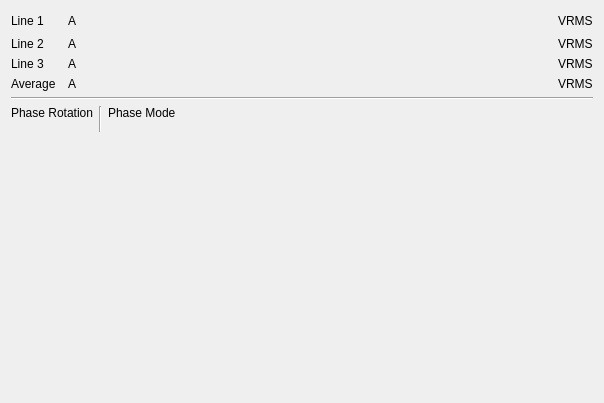
<?xml version="1.0" encoding="UTF-8"?>
<ui version="4.0">
 <class>Form</class>
 <widget class="QWidget" name="Form">
  <property name="geometry">
   <rect>
    <x>0</x>
    <y>0</y>
    <width>604</width>
    <height>403</height>
   </rect>
  </property>
  <property name="windowTitle">
   <string>Form</string>
  </property>
  <property name="can_file" stdset="0">
   <string>example.sym</string>
  </property>
  <property name="style_small" stdset="0">
   <bool>true</bool>
  </property>
  <layout class="QVBoxLayout" name="verticalLayout">
   <item>
    <layout class="QGridLayout" name="gridLayout">
     <item row="2" column="5">
      <widget class="QLabel" name="label_33">
       <property name="text">
        <string>VRMS</string>
       </property>
      </widget>
     </item>
     <item row="3" column="5">
      <widget class="QLabel" name="label_34">
       <property name="text">
        <string>VRMS</string>
       </property>
      </widget>
     </item>
     <item row="4" column="0">
      <widget class="QLabel" name="label_20">
       <property name="text">
        <string>Average</string>
       </property>
      </widget>
     </item>
     <item row="2" column="1">
      <widget class="CompactEpc" name="compactepc_26">
       <property name="frame" stdset="0">
        <string>StatusLineCurrents</string>
       </property>
       <property name="signal" stdset="0">
        <string>L2Current_measured</string>
       </property>
       <property name="label_override" stdset="0">
        <string>Line 2</string>
       </property>
       <property name="label_visible" stdset="0">
        <bool>false</bool>
       </property>
       <property name="units_visible" stdset="0">
        <bool>false</bool>
       </property>
      </widget>
     </item>
     <item row="1" column="4">
      <widget class="CompactEpc" name="compactepc_29">
       <property name="frame" stdset="0">
        <string>StatusLineVoltages</string>
       </property>
       <property name="signal" stdset="0">
        <string>L1Voltage_measured</string>
       </property>
       <property name="label_override" stdset="0">
        <string>L1</string>
       </property>
       <property name="label_visible" stdset="0">
        <bool>false</bool>
       </property>
       <property name="units_visible" stdset="0">
        <bool>false</bool>
       </property>
      </widget>
     </item>
     <item row="4" column="4">
      <widget class="CompactEpc" name="compactepc_32">
       <property name="frame" stdset="0">
        <string>StatusACParameters</string>
       </property>
       <property name="signal" stdset="0">
        <string>VoltageAC_measured</string>
       </property>
       <property name="label_override" stdset="0">
        <string>Average</string>
       </property>
       <property name="label_visible" stdset="0">
        <bool>false</bool>
       </property>
       <property name="units_visible" stdset="0">
        <bool>false</bool>
       </property>
      </widget>
     </item>
     <item row="1" column="0">
      <widget class="QLabel" name="label_17">
       <property name="text">
        <string>Line 1</string>
       </property>
      </widget>
     </item>
     <item row="4" column="1">
      <widget class="CompactEpc" name="compactepc_28">
       <property name="frame" stdset="0">
        <string>StatusACParameters</string>
       </property>
       <property name="signal" stdset="0">
        <string>CurrentAC_measured</string>
       </property>
       <property name="label_override" stdset="0">
        <string>Average</string>
       </property>
       <property name="label_visible" stdset="0">
        <bool>false</bool>
       </property>
       <property name="units_visible" stdset="0">
        <bool>false</bool>
       </property>
      </widget>
     </item>
     <item row="3" column="1">
      <widget class="CompactEpc" name="compactepc_27">
       <property name="frame" stdset="0">
        <string>StatusLineCurrents</string>
       </property>
       <property name="signal" stdset="0">
        <string>L3Current_measured</string>
       </property>
       <property name="label_override" stdset="0">
        <string>Line 3</string>
       </property>
       <property name="label_visible" stdset="0">
        <bool>false</bool>
       </property>
       <property name="units_visible" stdset="0">
        <bool>false</bool>
       </property>
      </widget>
     </item>
     <item row="3" column="0">
      <widget class="QLabel" name="label_19">
       <property name="text">
        <string>Line 3</string>
       </property>
      </widget>
     </item>
     <item row="4" column="5">
      <widget class="QLabel" name="label_35">
       <property name="text">
        <string>VRMS</string>
       </property>
      </widget>
     </item>
     <item row="2" column="0">
      <widget class="QLabel" name="label_18">
       <property name="text">
        <string>Line 2</string>
       </property>
      </widget>
     </item>
     <item row="4" column="2">
      <widget class="QLabel" name="label_27">
       <property name="text">
        <string>A</string>
       </property>
      </widget>
     </item>
     <item row="2" column="4">
      <widget class="CompactEpc" name="compactepc_30">
       <property name="frame" stdset="0">
        <string>StatusLineVoltages</string>
       </property>
       <property name="signal" stdset="0">
        <string>L2Voltage_measured</string>
       </property>
       <property name="label_override" stdset="0">
        <string>L2</string>
       </property>
       <property name="label_visible" stdset="0">
        <bool>false</bool>
       </property>
       <property name="units_visible" stdset="0">
        <bool>false</bool>
       </property>
      </widget>
     </item>
     <item row="1" column="1">
      <widget class="CompactEpc" name="compactepc_25">
       <property name="frame" stdset="0">
        <string>StatusLineCurrents</string>
       </property>
       <property name="signal" stdset="0">
        <string>L1Current_measured</string>
       </property>
       <property name="label_override" stdset="0">
        <string>Line 1</string>
       </property>
       <property name="label_visible" stdset="0">
        <bool>false</bool>
       </property>
       <property name="units_visible" stdset="0">
        <bool>false</bool>
       </property>
      </widget>
     </item>
     <item row="1" column="2">
      <widget class="QLabel" name="label_24">
       <property name="text">
        <string>A</string>
       </property>
      </widget>
     </item>
     <item row="1" column="5">
      <widget class="QLabel" name="label_32">
       <property name="text">
        <string>VRMS</string>
       </property>
      </widget>
     </item>
     <item row="3" column="4">
      <widget class="CompactEpc" name="compactepc_31">
       <property name="frame" stdset="0">
        <string>StatusLineVoltages</string>
       </property>
       <property name="signal" stdset="0">
        <string>L3Voltage_measured</string>
       </property>
       <property name="label_override" stdset="0">
        <string>L3</string>
       </property>
       <property name="label_visible" stdset="0">
        <bool>false</bool>
       </property>
       <property name="units_visible" stdset="0">
        <bool>false</bool>
       </property>
      </widget>
     </item>
     <item row="2" column="2">
      <widget class="QLabel" name="label_25">
       <property name="text">
        <string>A</string>
       </property>
      </widget>
     </item>
     <item row="3" column="2">
      <widget class="QLabel" name="label_26">
       <property name="text">
        <string>A</string>
       </property>
      </widget>
     </item>
     <item row="1" column="3">
      <spacer name="horizontalSpacer">
       <property name="orientation">
        <enum>Qt::Horizontal</enum>
       </property>
       <property name="sizeHint" stdset="0">
        <size>
         <width>40</width>
         <height>20</height>
        </size>
       </property>
      </spacer>
     </item>
    </layout>
   </item>
   <item>
    <widget class="Line" name="line_2">
     <property name="orientation">
      <enum>Qt::Horizontal</enum>
     </property>
    </widget>
   </item>
   <item>
    <layout class="QGridLayout" name="gridLayout_11" columnstretch="0,0,0,0,0,0,0,0">
     <item row="0" column="3" rowspan="3">
      <widget class="Line" name="line">
       <property name="orientation">
        <enum>Qt::Vertical</enum>
       </property>
      </widget>
     </item>
     <item row="0" column="4" colspan="3">
      <widget class="QLabel" name="label_7">
       <property name="text">
        <string>Phase Mode</string>
       </property>
      </widget>
     </item>
     <item row="2" column="1">
      <widget class="Led" name="led_44">
       <property name="sizePolicy">
        <sizepolicy hsizetype="Fixed" vsizetype="Fixed">
         <horstretch>0</horstretch>
         <verstretch>0</verstretch>
        </sizepolicy>
       </property>
       <property name="frame" stdset="0">
        <string>StatusBits</string>
       </property>
       <property name="signal" stdset="0">
        <string>PhaseRotation_echo</string>
       </property>
       <property name="label_visible" stdset="0">
        <bool>true</bool>
       </property>
       <property name="label_from_enumeration" stdset="0">
        <bool>true</bool>
       </property>
       <property name="on_value" stdset="0">
        <number>0</number>
       </property>
       <property name="automatic_off_color" stdset="0">
        <bool>true</bool>
       </property>
      </widget>
     </item>
     <item row="1" column="4" rowspan="2">
      <widget class="Toggle" name="toggle_10">
       <property name="sizePolicy">
        <sizepolicy hsizetype="Fixed" vsizetype="Preferred">
         <horstretch>0</horstretch>
         <verstretch>0</verstretch>
        </sizepolicy>
       </property>
       <property name="frame" stdset="0">
        <string>CommandModeControl</string>
       </property>
       <property name="signal" stdset="0">
        <string>EnableSplitPhase_command</string>
       </property>
       <property name="label_visible" stdset="0">
        <bool>false</bool>
       </property>
       <property name="tx" stdset="0">
        <bool>true</bool>
       </property>
       <property name="value_labels_visible" stdset="0">
        <bool>false</bool>
       </property>
      </widget>
     </item>
     <item row="0" column="0" colspan="3">
      <widget class="QLabel" name="label_6">
       <property name="text">
        <string>Phase Rotation</string>
       </property>
      </widget>
     </item>
     <item row="1" column="0" rowspan="2">
      <widget class="Toggle" name="toggle_9">
       <property name="sizePolicy">
        <sizepolicy hsizetype="Fixed" vsizetype="Preferred">
         <horstretch>0</horstretch>
         <verstretch>0</verstretch>
        </sizepolicy>
       </property>
       <property name="frame" stdset="0">
        <string>CommandModeControl</string>
       </property>
       <property name="signal" stdset="0">
        <string>PhaseRotation_command</string>
       </property>
       <property name="label_visible" stdset="0">
        <bool>false</bool>
       </property>
       <property name="tx" stdset="0">
        <bool>true</bool>
       </property>
       <property name="value_labels_visible" stdset="0">
        <bool>false</bool>
       </property>
      </widget>
     </item>
     <item row="1" column="5">
      <widget class="Led" name="led_46">
       <property name="sizePolicy">
        <sizepolicy hsizetype="Fixed" vsizetype="Fixed">
         <horstretch>0</horstretch>
         <verstretch>0</verstretch>
        </sizepolicy>
       </property>
       <property name="frame" stdset="0">
        <string>StatusBits</string>
       </property>
       <property name="signal" stdset="0">
        <string>EnableSplitPhase_echo</string>
       </property>
       <property name="label_override" stdset="0">
        <string>Split</string>
       </property>
       <property name="label_visible" stdset="0">
        <bool>true</bool>
       </property>
       <property name="label_from_enumeration" stdset="0">
        <bool>true</bool>
       </property>
       <property name="automatic_off_color" stdset="0">
        <bool>true</bool>
       </property>
      </widget>
     </item>
     <item row="2" column="5">
      <widget class="Led" name="led_47">
       <property name="sizePolicy">
        <sizepolicy hsizetype="Fixed" vsizetype="Fixed">
         <horstretch>0</horstretch>
         <verstretch>0</verstretch>
        </sizepolicy>
       </property>
       <property name="frame" stdset="0">
        <string>StatusBits</string>
       </property>
       <property name="signal" stdset="0">
        <string>EnableSplitPhase_echo</string>
       </property>
       <property name="label_override" stdset="0">
        <string>Three</string>
       </property>
       <property name="label_visible" stdset="0">
        <bool>true</bool>
       </property>
       <property name="label_from_enumeration" stdset="0">
        <bool>true</bool>
       </property>
       <property name="on_value" stdset="0">
        <number>0</number>
       </property>
       <property name="automatic_off_color" stdset="0">
        <bool>true</bool>
       </property>
      </widget>
     </item>
     <item row="0" column="7">
      <spacer name="horizontalSpacer_3">
       <property name="orientation">
        <enum>Qt::Horizontal</enum>
       </property>
       <property name="sizeHint" stdset="0">
        <size>
         <width>0</width>
         <height>0</height>
        </size>
       </property>
      </spacer>
     </item>
     <item row="1" column="1">
      <widget class="Led" name="led_45">
       <property name="sizePolicy">
        <sizepolicy hsizetype="Fixed" vsizetype="Fixed">
         <horstretch>0</horstretch>
         <verstretch>0</verstretch>
        </sizepolicy>
       </property>
       <property name="frame" stdset="0">
        <string>StatusBits</string>
       </property>
       <property name="signal" stdset="0">
        <string>PhaseRotation_echo</string>
       </property>
       <property name="label_visible" stdset="0">
        <bool>true</bool>
       </property>
       <property name="label_from_enumeration" stdset="0">
        <bool>true</bool>
       </property>
       <property name="automatic_off_color" stdset="0">
        <bool>true</bool>
       </property>
      </widget>
     </item>
    </layout>
   </item>
   <item>
    <spacer name="verticalSpacer">
     <property name="orientation">
      <enum>Qt::Vertical</enum>
     </property>
     <property name="sizeHint" stdset="0">
      <size>
       <width>20</width>
       <height>289</height>
      </size>
     </property>
    </spacer>
   </item>
  </layout>
 </widget>
 <customwidgets>
  <customwidget>
   <class>CompactEpc</class>
   <extends>Epc</extends>
   <header>epyq.widgets.compactepc</header>
  </customwidget>
  <customwidget>
   <class>Epc</class>
   <extends>QWidget</extends>
   <header>epyq.widgets.epc</header>
  </customwidget>
  <customwidget>
   <class>Led</class>
   <extends>QWidget</extends>
   <header>epyq.widgets.led</header>
  </customwidget>
  <customwidget>
   <class>Toggle</class>
   <extends>QWidget</extends>
   <header>epyq.widgets.toggle</header>
  </customwidget>
 </customwidgets>
 <resources/>
 <connections/>
</ui>
